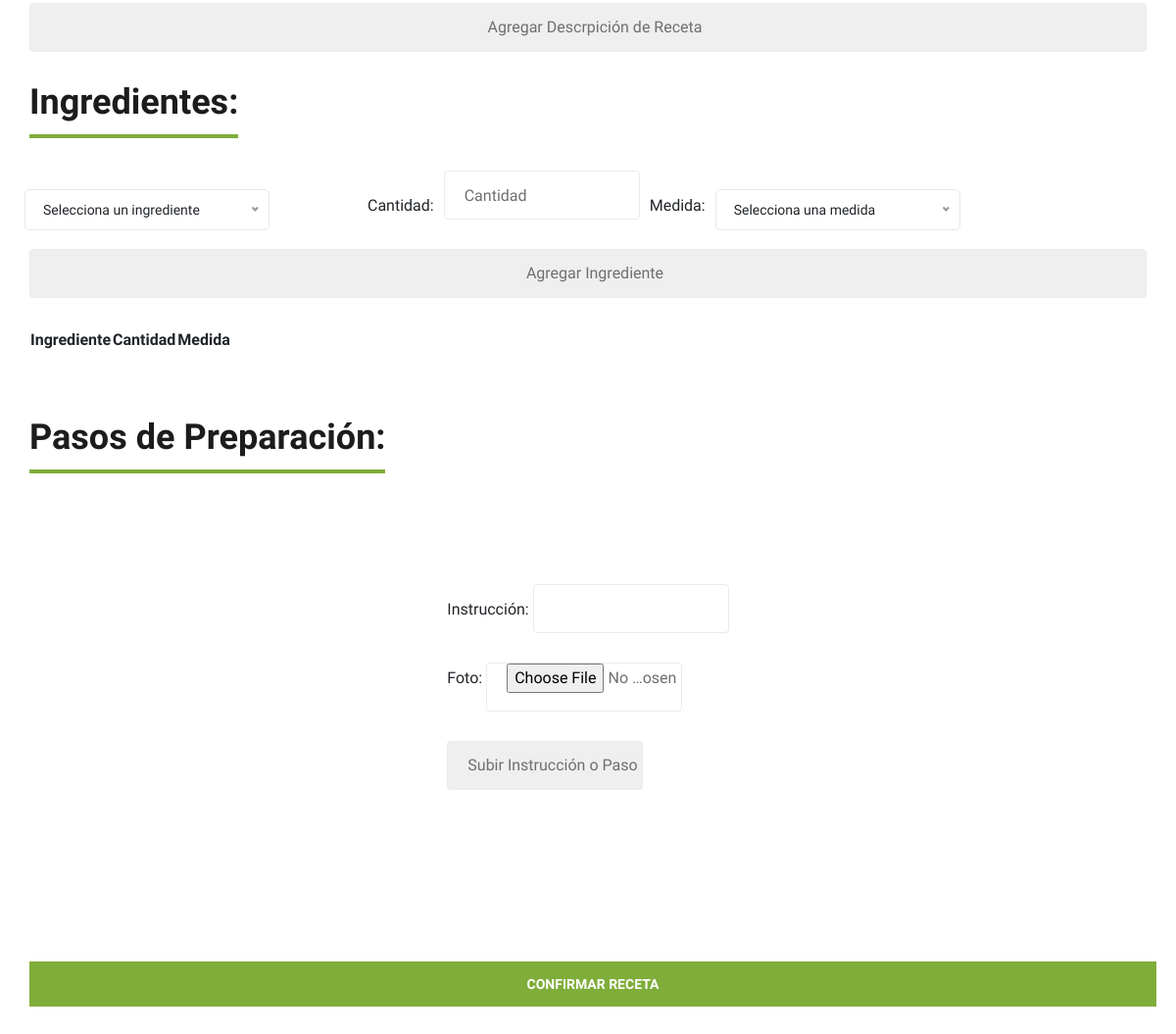
The page /subir_recetas.php (signed in, lower part) on the database as committed earlier.
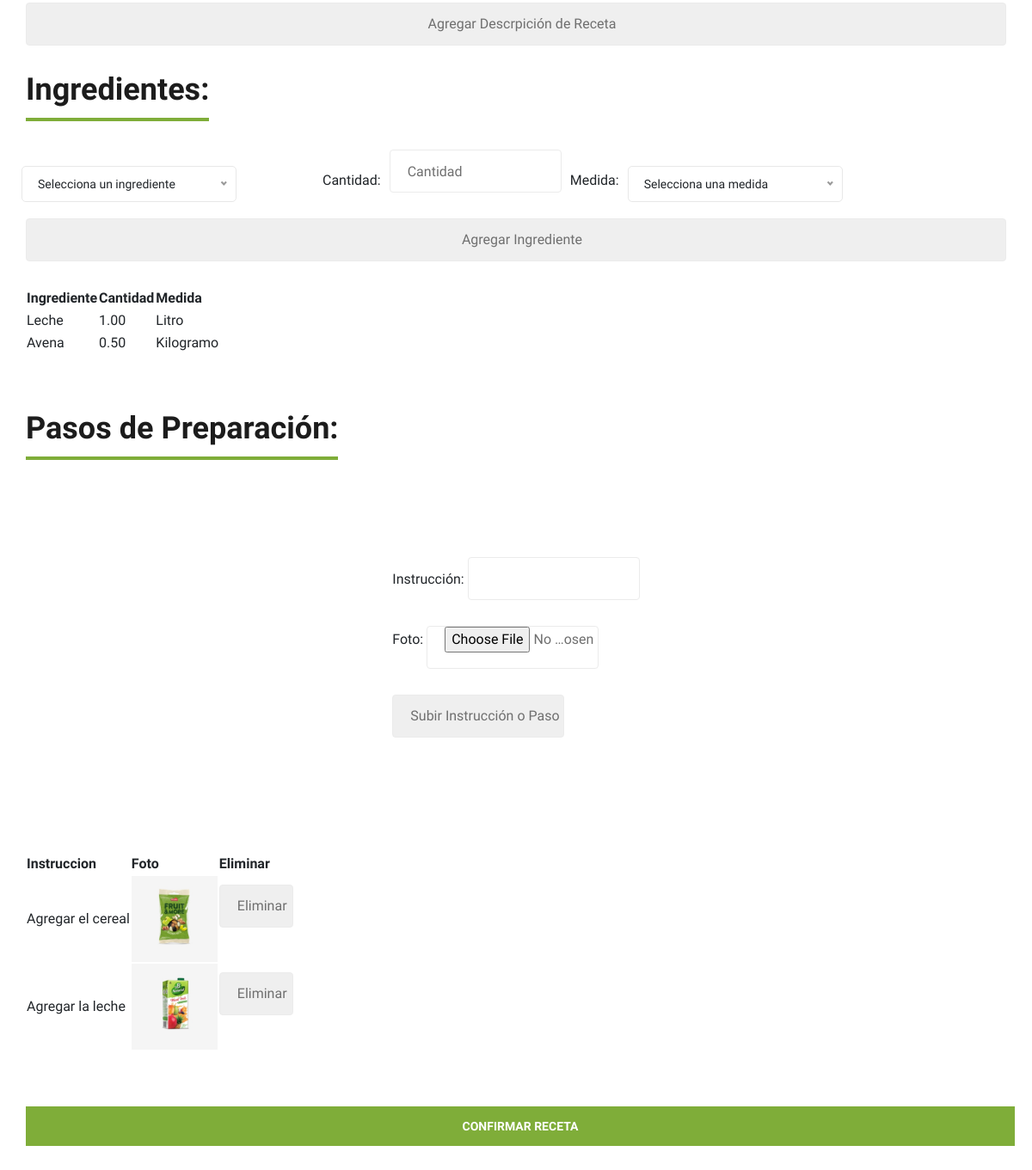
The same page on the database as committed later.
### tables this page shows
CREATE TABLE `ingredientes_de_receta` (
  `receta_idreceta` int(11) NOT NULL,
  `ingrediente` varchar(45) NOT NULL,
  `cantidad` decimal(3,2) DEFAULT NULL,
  `medidas_idmedida` int(11) NOT NULL
);

CREATE TABLE `medidas` (
  `idmedidas` int(11) NOT NULL,
  `nombre_medida` varchar(45) NOT NULL
);

CREATE TABLE `ins` (
  `id` int(11) NOT NULL,
  `id_receta` int(11) NOT NULL,
  `foto` mediumblob DEFAULT NULL,
  `ingrediente` varchar(255) DEFAULT NULL
);

### subir_recetas.php (the view, shortened to what the changed rows need)
<?php
$conexion = mysqli_connect('localhost', 'root', '', 'ingsoft');
$last_id = 0;
$sql = "SELECT MAX(idreceta) as last_id FROM receta";
$result = mysqli_query($conexion, $sql);
if ($result->num_rows > 0) {
    $row = $result->fetch_assoc();
    $last_id = $row["last_id"] + 1;
}
$last_id = $last_id - 1;
?>
<!DOCTYPE html>
<html lang="zxx">
<head>
    <link rel="stylesheet" href="https://cdnjs.cloudflare.com/ajax/libs/font-awesome/5.15.3/css/all.min.css" />
    <link rel="stylesheet" href="css/bootstrap.min.css" type="text/css">
    <link rel="stylesheet" href="css/font-awesome.min.css" type="text/css">
    <link rel="stylesheet" href="css/elegant-icons.css" type="text/css">
    <link rel="stylesheet" href="css/nice-select.css" type="text/css">
    <link rel="stylesheet" href="css/jquery-ui.min.css" type="text/css">
    <link rel="stylesheet" href="css/owl.carousel.min.css" type="text/css">
    <link rel="stylesheet" href="css/slicknav.min.css" type="text/css">
    <link rel="stylesheet" href="css/style.css" type="text/css">
</head>
<body>
    <div class="contact-form spad">
        <div class="container">
            <div class="row">
                <div class="col-lg-12">
                    <div class="section-title product__discount__title">
                        <div class="section-title product__discount__title">
                            <h2>Ingredientes: </h2><br><br><br>
                            <table>
                                <tr>
                                    <th>Ingrediente</th>
                                    <th>Cantidad</th>
                                    <th>Medida</th>
                                </tr>
                                <?php
                                $ConsultaIngredientesReceta = "SELECT * FROM ingredientes_de_receta WHERE receta_idreceta = '" . $last_id . "' ";
                                $ResultadoIngredientesReceta = mysqli_query($conexion, $ConsultaIngredientesReceta);
                                while ($filaIngredientesReceta = mysqli_fetch_array($ResultadoIngredientesReceta)) {
                                    $ConsultaMedidasRecetas = "SELECT * FROM medidas WHERE idmedidas = '" . $filaIngredientesReceta['medidas_idmedida'] . "' ";
                                    $ResultadoMedidasRecetas = mysqli_query($conexion, $ConsultaMedidasRecetas);
                                    if ($filaMedidasReceta = mysqli_fetch_array($ResultadoMedidasRecetas)) {
                                        $nombre_medidas = $filaMedidasReceta['nombre_medida'];
                                    }
                                    echo "<tr>";
                                    echo "<td>" . $filaIngredientesReceta['ingrediente'] . "</td>";
                                    echo "<td>" . $filaIngredientesReceta['cantidad'] . "</td>";
                                    echo "<td>" . $nombre_medidas . "</td>";
                                    echo "</tr>";
                                }
                                ?>
                            </table>
                            </div>
                            <div class="section-title product__discount__title">
                                <h2>Pasos de Preparación: </h2><br><br><br>
                                <?php
                                $queryRecetas = "SELECT * FROM ins  WHERE id_receta = '" . $last_id . "' ";
                                $resultadoRecetas = $conexion->query($queryRecetas);
                                if ($resultadoRecetas->num_rows > 0) {
                                    echo '<table>';
                                    echo '<tr><th>Instruccion</th><th>Foto</th><th>Eliminar</th></tr>';
                                    while ($filaReceta = $resultadoRecetas->fetch_assoc()) {
                                        echo '<tr>';
                                        echo '<td>' . $filaReceta['ingrediente'] . '</td>';
                                        echo '<td><img src="' . $filaReceta['foto'] . '" alt="Imagen" style="width: 100px;"></td>';
                                        echo '<td>';
                                        echo '<form method="POST" style="display: inline-block;">';
                                        echo '<input type="submit" name="eliminar" value="Eliminar">';
                                        echo '</form>';
                                        echo '</td>';
                                        echo '</tr>';
                                    }
                                    echo '</table>';
                                }
                                ?>
                            </div>
                        </div>
                    </div>
                </div>
            </div>
        </div>
</body>
</html>

Rows that differ between the two databases and show on the page:
added ingredientes_de_receta: ingrediente "Leche", cantidad "1.00", medidas.nombre_medida "Litro"
added ingredientes_de_receta: ingrediente "Avena", cantidad "0.50", medidas.nombre_medida "Kilogramo"
added ins: ingrediente "Agregar el cereal", foto (picture)
added ins: ingrediente "Agregar la leche", foto (picture)
Other text that changed with them:
text now shown: "Instruccion Foto Eliminar"
